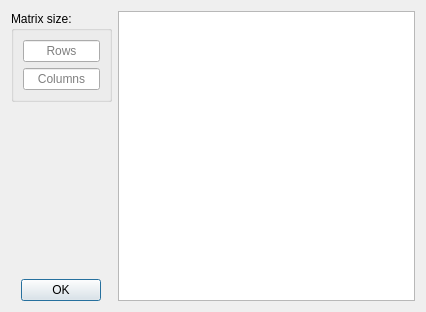
<?xml version="1.0" encoding="UTF-8"?>
<ui version="4.0">
 <class>AddMatrixDialog</class>
 <widget class="QDialog" name="AddMatrixDialog">
  <property name="geometry">
   <rect>
    <x>0</x>
    <y>0</y>
    <width>426</width>
    <height>312</height>
   </rect>
  </property>
  <property name="minimumSize">
   <size>
    <width>426</width>
    <height>312</height>
   </size>
  </property>
  <property name="windowTitle">
   <string>New matrix</string>
  </property>
  <layout class="QGridLayout" name="gridLayout" columnstretch="1,3" columnminimumwidth="0,0">
   <property name="spacing">
    <number>-1</number>
   </property>
   <item row="0" column="0">
    <widget class="QGroupBox" name="groupBox">
     <property name="minimumSize">
      <size>
       <width>101</width>
       <height>0</height>
      </size>
     </property>
     <property name="maximumSize">
      <size>
       <width>101</width>
       <height>16777215</height>
      </size>
     </property>
     <property name="font">
      <font>
       <weight>50</weight>
       <bold>false</bold>
      </font>
     </property>
     <property name="title">
      <string>Matrix size:</string>
     </property>
     <layout class="QVBoxLayout" name="verticalLayout_2">
      <item>
       <layout class="QVBoxLayout" name="verticalLayout">
        <item>
         <widget class="QLineEdit" name="rowsEdit">
          <property name="maxLength">
           <number>3</number>
          </property>
          <property name="alignment">
           <set>Qt::AlignCenter</set>
          </property>
          <property name="placeholderText">
           <string>Rows</string>
          </property>
         </widget>
        </item>
        <item>
         <widget class="QLineEdit" name="columnsEdit">
          <property name="maxLength">
           <number>3</number>
          </property>
          <property name="alignment">
           <set>Qt::AlignCenter</set>
          </property>
          <property name="placeholderText">
           <string>Columns</string>
          </property>
         </widget>
        </item>
       </layout>
      </item>
     </layout>
    </widget>
   </item>
   <item row="0" column="1" rowspan="3">
    <widget class="QTableWidget" name="matrixTable">
     <property name="frameShadow">
      <enum>QFrame::Sunken</enum>
     </property>
     <property name="lineWidth">
      <number>1</number>
     </property>
     <property name="wordWrap">
      <bool>false</bool>
     </property>
     <property name="cornerButtonEnabled">
      <bool>false</bool>
     </property>
     <attribute name="horizontalHeaderVisible">
      <bool>true</bool>
     </attribute>
     <attribute name="horizontalHeaderCascadingSectionResizes">
      <bool>false</bool>
     </attribute>
     <attribute name="horizontalHeaderHighlightSections">
      <bool>false</bool>
     </attribute>
     <attribute name="verticalHeaderVisible">
      <bool>true</bool>
     </attribute>
     <attribute name="verticalHeaderHighlightSections">
      <bool>false</bool>
     </attribute>
    </widget>
   </item>
   <item row="1" column="0">
    <spacer name="verticalSpacer">
     <property name="orientation">
      <enum>Qt::Vertical</enum>
     </property>
     <property name="sizeHint" stdset="0">
      <size>
       <width>20</width>
       <height>142</height>
      </size>
     </property>
    </spacer>
   </item>
   <item row="2" column="0" alignment="Qt::AlignHCenter">
    <widget class="QPushButton" name="okBtn">
     <property name="maximumSize">
      <size>
       <width>100</width>
       <height>16777215</height>
      </size>
     </property>
     <property name="text">
      <string>OK</string>
     </property>
    </widget>
   </item>
  </layout>
 </widget>
 <tabstops>
  <tabstop>rowsEdit</tabstop>
  <tabstop>columnsEdit</tabstop>
  <tabstop>matrixTable</tabstop>
  <tabstop>okBtn</tabstop>
 </tabstops>
 <resources/>
 <connections/>
</ui>
